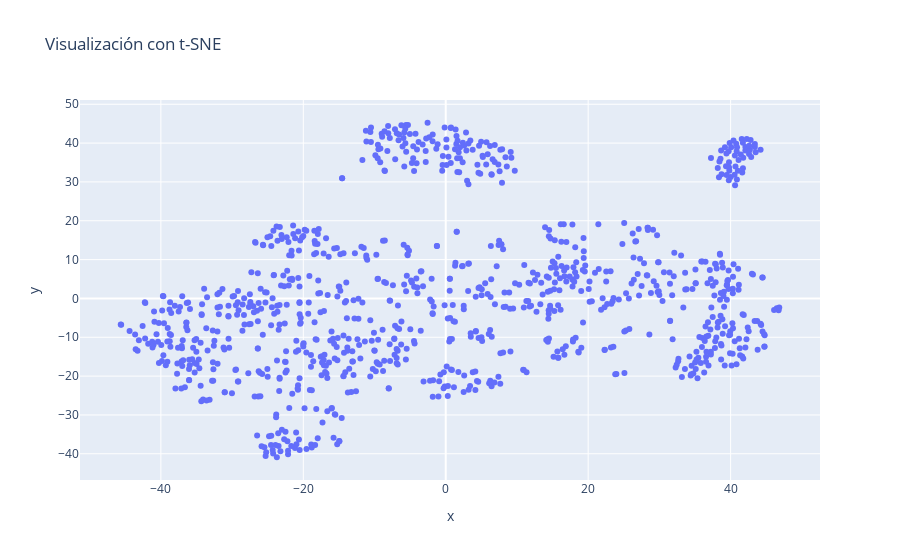

Notebook code for this chart:
### Code cell
import plotly.express as px

fig = px.scatter(
    x=emb_tsne[:,0], y=emb_tsne[:,1], title='Visualización con t-SNE',
    hover_name=samples
)

fig.show()

### Figure 1 — Plotly figure (JSON) as saved in the notebook; plotly's stock layout.template omitted (floating-point values rounded to 4 significant figures; data arrays with more than 128 entries replaced by an {"elided": "..."} marker saying what was removed)
{"data": [{"hovertemplate": "<b>%{hovertext}</b><br><br>x=%{x}<br>y=%{y}<extra></extra>", "hovertext": {"elided": "1000 str values"}, "legendgroup": "", "marker": {"color": "#636efa", "symbol": "circle"}, "mode": "markers", "name": "", "orientation": "v", "showlegend": false, "type": "scatter", "x": {"elided": "1000 float values"}, "xaxis": "x", "y": {"elided": "1000 float values"}, "yaxis": "y"}], "layout": {"legend": {"tracegroupgap": 0}, "title": {"text": "Visualización con t-SNE"}, "xaxis": {"anchor": "y", "domain": [0, 1], "title": {"text": "x"}}, "yaxis": {"anchor": "x", "domain": [0, 1], "title": {"text": "y"}}}}
